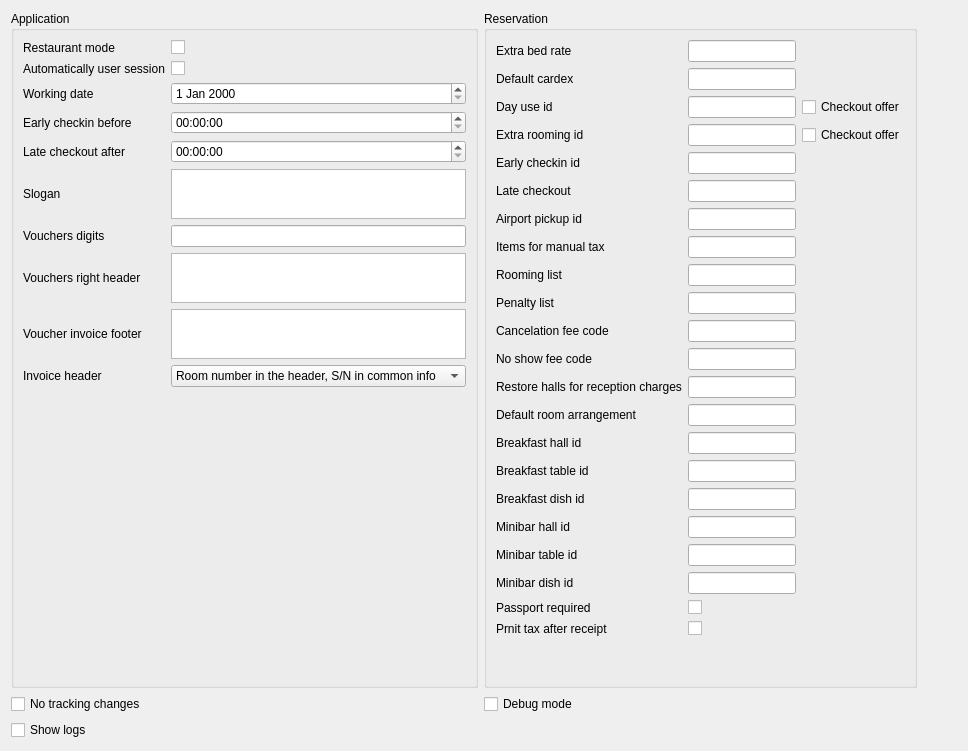
     <widget class="QWidget" name="tab">
      <attribute name="title">
       <string>Hotel</string>
      </attribute>
      <layout class="QVBoxLayout" name="verticalLayout_2">
       <item>
        <layout class="QGridLayout" name="gridLayout">
         <item row="0" column="1">
          <widget class="QGroupBox" name="groupBox_2">
           <property name="title">
            <string>Reservation</string>
           </property>
           <layout class="QGridLayout" name="gridLayout_3">
            <item row="3" column="1">
             <widget class="EQLineEdit" name="leExtraRooming"/>
            </item>
            <item row="12" column="1">
             <widget class="EQLineEdit" name="leRestHallForReception"/>
            </item>
            <item row="13" column="0">
             <widget class="QLabel" name="label_32">
              <property name="text">
               <string>Default room arrangement</string>
              </property>
             </widget>
            </item>
            <item row="10" column="0">
             <widget class="QLabel" name="label_25">
              <property name="text">
               <string>Cancelation fee code</string>
              </property>
             </widget>
            </item>
            <item row="13" column="1">
             <widget class="EQLineEdit" name="leRoomArrangement"/>
            </item>
            <item row="15" column="1">
             <widget class="EQLineEdit" name="leBreakfastTableId"/>
            </item>
            <item row="5" column="1">
             <widget class="EQLineEdit" name="leLateCheckoutID"/>
            </item>
            <item row="7" column="0">
             <widget class="QLabel" name="label_19">
              <property name="text">
               <string>Items for manual tax</string>
              </property>
             </widget>
            </item>
            <item row="17" column="0">
             <widget class="QLabel" name="label_39">
              <property name="text">
               <string>Minibar hall id</string>
              </property>
             </widget>
            </item>
            <item row="17" column="1">
             <widget class="EQLineEdit" name="leMinibarHallId"/>
            </item>
            <item row="18" column="0">
             <widget class="QLabel" name="label_40">
              <property name="text">
               <string>Minibar table id</string>
              </property>
             </widget>
            </item>
            <item row="4" column="1">
             <widget class="EQLineEdit" name="leEarlyCheckinID"/>
            </item>
            <item row="9" column="0">
             <widget class="QLabel" name="label_55">
              <property name="text">
               <string>Penalty list</string>
              </property>
             </widget>
            </item>
            <item row="18" column="1">
             <widget class="EQLineEdit" name="leMinibarTableId"/>
            </item>
            <item row="16" column="1">
             <widget class="EQLineEdit" name="leBreakfastDishId"/>
            </item>
            <item row="6" column="1">
             <widget class="EQLineEdit" name="leAirportPickupId"/>
            </item>
            <item row="10" column="1">
             <widget class="QLineEdit" name="leCancelCode"/>
            </item>
            <item row="5" column="0">
             <widget class="QLabel" name="label_14">
              <property name="text">
               <string>Late checkout</string>
              </property>
             </widget>
            </item>
            <item row="9" column="1">
             <widget class="EQLineEdit" name="lePenaltyList"/>
            </item>
            <item row="25" column="1">
             <spacer name="verticalSpacer_2">
              <property name="orientation">
               <enum>Qt::Orientation::Vertical</enum>
              </property>
              <property name="sizeHint" stdset="0">
               <size>
                <width>20</width>
                <height>40</height>
               </size>
              </property>
             </spacer>
            </item>
            <item row="3" column="0">
             <widget class="QLabel" name="label_50">
              <property name="text">
               <string>Extra rooming id</string>
              </property>
             </widget>
            </item>
            <item row="2" column="2">
             <widget class="QCheckBox" name="chOfferDayUse">
              <property name="text">
               <string>Checkout offer</string>
              </property>
             </widget>
            </item>
            <item row="16" column="0">
             <widget class="QLabel" name="label_38">
              <property name="text">
               <string>Breakfast dish id</string>
              </property>
             </widget>
            </item>
            <item row="2" column="1">
             <widget class="EQLineEdit" name="leDayUse"/>
            </item>
            <item row="0" column="0">
             <widget class="QLabel" name="label_2">
              <property name="text">
               <string>Extra bed rate</string>
              </property>
             </widget>
            </item>
            <item row="11" column="0">
             <widget class="QLabel" name="label_26">
              <property name="text">
               <string>No show fee code</string>
              </property>
             </widget>
            </item>
            <item row="1" column="0">
             <widget class="QLabel" name="label_3">
              <property name="text">
               <string>Default cardex</string>
              </property>
             </widget>
            </item>
            <item row="12" column="0">
             <widget class="QLabel" name="label_31">
              <property name="text">
               <string>Restore halls for reception charges</string>
              </property>
             </widget>
            </item>
            <item row="7" column="1">
             <widget class="QLineEdit" name="leManualTax"/>
            </item>
            <item row="0" column="1">
             <widget class="EQLineEdit" name="leExtraBed"/>
            </item>
            <item row="11" column="1">
             <widget class="QLineEdit" name="leNoshowCode"/>
            </item>
            <item row="15" column="0">
             <widget class="QLabel" name="label_37">
              <property name="text">
               <string>Breakfast table id</string>
              </property>
             </widget>
            </item>
            <item row="20" column="1">
             <widget class="QCheckBox" name="chPasswordRequired">
              <property name="text">
               <string/>
              </property>
             </widget>
            </item>
            <item row="14" column="0">
             <widget class="QLabel" name="label_36">
              <property name="text">
               <string>Breakfast hall id</string>
              </property>
             </widget>
            </item>
            <item row="8" column="1">
             <widget class="EQLineEdit" name="leRoomingList"/>
            </item>
            <item row="8" column="0">
             <widget class="QLabel" name="label_22">
              <property name="text">
               <string>Rooming list</string>
              </property>
             </widget>
            </item>
            <item row="19" column="0">
             <widget class="QLabel" name="label_41">
              <property name="text">
               <string>Minibar dish id</string>
              </property>
             </widget>
            </item>
            <item row="3" column="2">
             <widget class="QCheckBox" name="chOfferExtraRooming">
              <property name="text">
               <string>Checkout offer</string>
              </property>
             </widget>
            </item>
            <item row="6" column="0">
             <widget class="QLabel" name="label_9">
              <property name="text">
               <string>Airport pickup id</string>
              </property>
             </widget>
            </item>
            <item row="20" column="0">
             <widget class="QLabel" name="label_42">
              <property name="text">
               <string>Passport required</string>
              </property>
             </widget>
            </item>
            <item row="2" column="0">
             <widget class="QLabel" name="label_10">
              <property name="text">
               <string>Day use id</string>
              </property>
             </widget>
            </item>
            <item row="1" column="1">
             <widget class="EQLineEdit" name="leDefaultCardex"/>
            </item>
            <item row="4" column="0">
             <widget class="QLabel" name="label_8">
              <property name="text">
               <string>Early checkin id</string>
              </property>
             </widget>
            </item>
            <item row="19" column="1">
             <widget class="EQLineEdit" name="leMinibarDishId"/>
            </item>
            <item row="14" column="1">
             <widget class="EQLineEdit" name="leBreakfastHallId"/>
            </item>
            <item row="21" column="0">
             <widget class="QLabel" name="label_58">
              <property name="text">
               <string>Prnit tax after receipt</string>
              </property>
             </widget>
            </item>
            <item row="21" column="1">
             <widget class="QCheckBox" name="chPrintTaxAfterReceipt">
              <property name="text">
               <string/>
              </property>
             </widget>
            </item>
           </layout>
          </widget>
         </item>
         <item row="0" column="2">
          <spacer name="horizontalSpacer_2">
           <property name="orientation">
            <enum>Qt::Orientation::Horizontal</enum>
           </property>
           <property name="sizeHint" stdset="0">
            <size>
             <width>40</width>
             <height>20</height>
            </size>
           </property>
          </spacer>
         </item>
         <item row="1" column="0">
          <widget class="QCheckBox" name="chNoTrackControl">
           <property name="text">
            <string>No tracking changes</string>
           </property>
          </widget>
         </item>
         <item row="1" column="2">
          <spacer name="horizontalSpacer">
           <property name="orientation">
            <enum>Qt::Orientation::Horizontal</enum>
           </property>
           <property name="sizeHint" stdset="0">
            <size>
             <width>40</width>
             <height>20</height>
            </size>
           </property>
          </spacer>
         </item>
         <item row="0" column="0">
          <widget class="QGroupBox" name="groupBox">
           <property name="title">
            <string>Application</string>
           </property>
           <layout class="QGridLayout" name="gridLayout_2">
            <item row="11" column="2">
             <spacer name="verticalSpacer">
              <property name="orientation">
               <enum>Qt::Orientation::Vertical</enum>
              </property>
              <property name="sizeHint" stdset="0">
               <size>
                <width>20</width>
                <height>40</height>
               </size>
              </property>
             </spacer>
            </item>
            <item row="2" column="0">
             <widget class="QLabel" name="label">
              <property name="text">
               <string>Working date</string>
              </property>
             </widget>
            </item>
            <item row="9" column="2">
             <widget class="EQTextEdit" name="teVoucherInvoiceFooter">
              <property name="maximumSize">
               <size>
                <width>16777215</width>
                <height>50</height>
               </size>
              </property>
             </widget>
            </item>
            <item row="5" column="0">
             <widget class="QLabel" name="label_5">
              <property name="text">
               <string>Slogan</string>
              </property>
             </widget>
            </item>
            <item row="10" column="2">
             <widget class="QComboBox" name="cbInvoiceHeader">
              <item>
               <property name="text">
                <string>Room number in the header, S/N in common info</string>
               </property>
              </item>
              <item>
               <property name="text">
                <string>S/N in the header, room number in common info </string>
               </property>
              </item>
             </widget>
            </item>
            <item row="6" column="0">
             <widget class="QLabel" name="label_12">
              <property name="text">
               <string>Vouchers digits</string>
              </property>
             </widget>
            </item>
            <item row="0" column="2">
             <widget class="QCheckBox" name="chRestMode">
              <property name="text">
               <string/>
              </property>
             </widget>
            </item>
            <item row="7" column="2">
             <widget class="EQTextEdit" name="teVoucherRightText">
              <property name="maximumSize">
               <size>
                <width>16777215</width>
                <height>50</height>
               </size>
              </property>
             </widget>
            </item>
            <item row="4" column="2">
             <widget class="EQTimeEdit" name="teLateCheckout"/>
            </item>
            <item row="4" column="0">
             <widget class="QLabel" name="label_7">
              <property name="text">
               <string>Late checkout after</string>
              </property>
             </widget>
            </item>
            <item row="6" column="2">
             <widget class="EQLineEdit" name="leVaucherDigits"/>
            </item>
            <item row="10" column="0">
             <widget class="QLabel" name="label_43">
              <property name="text">
               <string>Invoice header</string>
              </property>
             </widget>
            </item>
            <item row="9" column="0">
             <widget class="QLabel" name="label_13">
              <property name="text">
               <string>Voucher invoice footer</string>
              </property>
             </widget>
            </item>
            <item row="7" column="0">
             <widget class="QLabel" name="label_11">
              <property name="text">
               <string>Vouchers right header</string>
              </property>
             </widget>
            </item>
            <item row="3" column="0">
             <widget class="QLabel" name="label_6">
              <property name="text">
               <string>Early checkin before</string>
              </property>
             </widget>
            </item>
            <item row="5" column="2">
             <widget class="EQTextEdit" name="teSlogan">
              <property name="maximumSize">
               <size>
                <width>16777215</width>
                <height>50</height>
               </size>
              </property>
             </widget>
            </item>
            <item row="0" column="0">
             <widget class="QLabel" name="label_23">
              <property name="text">
               <string>Restaurant mode</string>
              </property>
             </widget>
            </item>
            <item row="3" column="2">
             <widget class="EQTimeEdit" name="teEarlyCheckin"/>
            </item>
            <item row="2" column="2">
             <widget class="EQDateEdit" name="deWorkingDate"/>
            </item>
            <item row="1" column="2">
             <widget class="QCheckBox" name="chAutoSession">
              <property name="text">
               <string/>
              </property>
             </widget>
            </item>
            <item row="1" column="0">
             <widget class="QLabel" name="lbAutoSession">
              <property name="text">
               <string>Automatically user session</string>
              </property>
             </widget>
            </item>
           </layout>
          </widget>
         </item>
         <item row="2" column="0">
          <widget class="EQCheckBox" name="chShowLogs">
           <property name="text">
            <string>Show logs</string>
           </property>
          </widget>
         </item>
         <item row="1" column="1">
          <widget class="EQCheckBox" name="chDebug">
           <property name="text">
            <string>Debug mode</string>
           </property>
          </widget>
         </item>
        </layout>
       </item>
      </layout>
     </widget>
